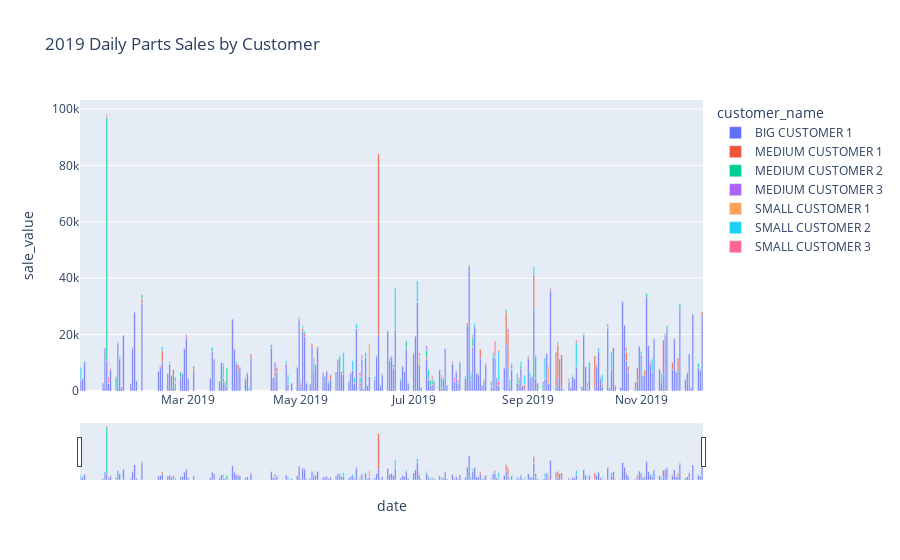

Source (notebook cell):
### Code cell
fig = px.bar(saleval_2019, x='date', y='sale_value', color = 'customer_name', title='2019 Daily Parts Sales by Customer')


fig.update_xaxes(rangeslider_visible=True)
fig.show()
